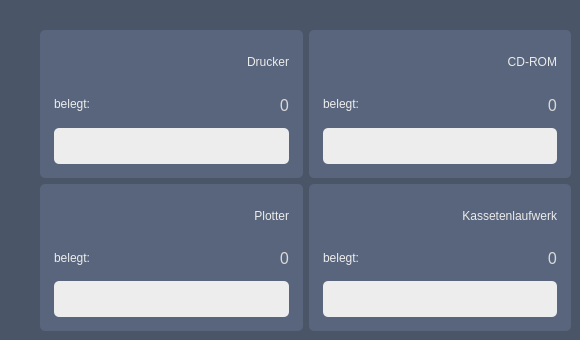
      <widget class="QGroupBox" name="Resources">
       <property name="styleSheet">
        <string notr="true">border: none;
border-radius: 10px;
background-color: rgb(74, 85, 104);</string>
       </property>
       <widget class="QWidget" name="layoutWidget">
        <property name="geometry">
         <rect>
          <x>40</x>
          <y>30</y>
          <width>531</width>
          <height>301</height>
         </rect>
        </property>
        <layout class="QGridLayout" name="gridLayout_9">
         <item row="0" column="0">
          <widget class="QGroupBox" name="Printer_Group">
           <property name="styleSheet">
            <string notr="true">QGroupBox {
    background-color: rgb(88, 101, 124);
	border-radius: 10px;
	padding: 5px;
    border-radius: 5px;
    font-weight: bold;
    color: #e2e8f0;
}</string>
           </property>
           <layout class="QGridLayout" name="gridLayout_7">
            <item row="0" column="0">
             <widget class="QLabel" name="Printer_Icon_label">
              <property name="styleSheet">
               <string notr="true">background-color: none;
image: url(:/resources/Printer_Icon.png);</string>
              </property>
              <property name="text">
               <string/>
              </property>
             </widget>
            </item>
            <item row="0" column="1" colspan="2">
             <widget class="QLabel" name="Printer_Header_Label">
              <property name="layoutDirection">
               <enum>Qt::RightToLeft</enum>
              </property>
              <property name="styleSheet">
               <string notr="true">background-color: none;
color: rgb(235, 235, 235);
font: 16pt &quot;Futura Hv BT&quot;;</string>
              </property>
              <property name="text">
               <string>Drucker</string>
              </property>
              <property name="alignment">
               <set>Qt::AlignRight|Qt::AlignTrailing|Qt::AlignVCenter</set>
              </property>
             </widget>
            </item>
            <item row="1" column="0" colspan="2">
             <widget class="QLabel" name="free_Printer_label">
              <property name="styleSheet">
               <string notr="true">background-color: none;
color: rgb(237, 237, 237);
font: 12pt &quot;Futura Bk BT&quot;;</string>
              </property>
              <property name="text">
               <string>belegt:</string>
              </property>
             </widget>
            </item>
            <item row="1" column="2">
             <widget class="QLabel" name="Printer_label_occupation">
              <property name="font">
               <font>
                <family>Futura PT</family>
                <pointsize>12</pointsize>
                <weight>62</weight>
                <italic>false</italic>
                <bold>true</bold>
               </font>
              </property>
              <property name="styleSheet">
               <string notr="true">color: rgb(217, 217, 217);
font: 500 12pt &quot;Futura PT&quot;;
background-color: none;
</string>
              </property>
              <property name="text">
               <string>0</string>
              </property>
              <property name="alignment">
               <set>Qt::AlignRight|Qt::AlignTrailing|Qt::AlignVCenter</set>
              </property>
             </widget>
            </item>
            <item row="2" column="0" colspan="3">
             <widget class="QLabel" name="Printer_label_occupation_list">
              <property name="font">
               <font>
                <family>Futura PT</family>
                <pointsize>12</pointsize>
                <weight>62</weight>
                <italic>false</italic>
                <bold>true</bold>
               </font>
              </property>
              <property name="styleSheet">
               <string notr="true">border-radius: 5px;
color: rgb(52, 61, 85);
font: 500 12pt &quot;Futura PT&quot;;
background-color: rgb(237, 237, 237);</string>
              </property>
              <property name="text">
               <string/>
              </property>
              <property name="alignment">
               <set>Qt::AlignCenter</set>
              </property>
             </widget>
            </item>
           </layout>
          </widget>
         </item>
         <item row="0" column="1">
          <widget class="QGroupBox" name="CD_Group">
           <property name="styleSheet">
            <string notr="true">QGroupBox {
    background-color: rgb(88, 101, 124);
	border-radius: 10px;
	padding: 5px;
    border-radius: 5px;
    font-weight: bold;
    color: #e2e8f0;
}</string>
           </property>
           <layout class="QGridLayout" name="gridLayout_8">
            <item row="0" column="0">
             <widget class="QLabel" name="CD_Icon_label">
              <property name="styleSheet">
               <string notr="true">background-color: none;
image: url(:/resources/CD-ROM_Icon.png);</string>
              </property>
              <property name="text">
               <string/>
              </property>
             </widget>
            </item>
            <item row="0" column="1" colspan="2">
             <widget class="QLabel" name="CD_Header_Label">
              <property name="layoutDirection">
               <enum>Qt::RightToLeft</enum>
              </property>
              <property name="styleSheet">
               <string notr="true">background-color: none;
color: rgb(235, 235, 235);
font: 16pt &quot;Futura Hv BT&quot;;</string>
              </property>
              <property name="text">
               <string>CD-ROM</string>
              </property>
              <property name="alignment">
               <set>Qt::AlignRight|Qt::AlignTrailing|Qt::AlignVCenter</set>
              </property>
             </widget>
            </item>
            <item row="1" column="0" colspan="2">
             <widget class="QLabel" name="free_CD_label">
              <property name="styleSheet">
               <string notr="true">background-color: none;
color: rgb(237, 237, 237);
font: 12pt &quot;Futura Bk BT&quot;;</string>
              </property>
              <property name="text">
               <string>belegt:</string>
              </property>
             </widget>
            </item>
            <item row="1" column="2">
             <widget class="QLabel" name="Cd_label_occupation">
              <property name="font">
               <font>
                <family>Futura PT</family>
                <pointsize>12</pointsize>
                <weight>62</weight>
                <italic>false</italic>
                <bold>true</bold>
               </font>
              </property>
              <property name="styleSheet">
               <string notr="true">color: rgb(217, 217, 217);
font: 500 12pt &quot;Futura PT&quot;;
background-color: none;
</string>
              </property>
              <property name="text">
               <string>0</string>
              </property>
              <property name="alignment">
               <set>Qt::AlignRight|Qt::AlignTrailing|Qt::AlignVCenter</set>
              </property>
             </widget>
            </item>
            <item row="2" column="0" colspan="3">
             <widget class="QLabel" name="Cd_label_occupation_list">
              <property name="font">
               <font>
                <family>Futura PT</family>
                <pointsize>12</pointsize>
                <weight>62</weight>
                <italic>false</italic>
                <bold>true</bold>
               </font>
              </property>
              <property name="styleSheet">
               <string notr="true">border-radius: 5px;
color: rgb(52, 61, 85);
font: 500 12pt &quot;Futura PT&quot;;
background-color: rgb(237, 237, 237);</string>
              </property>
              <property name="text">
               <string/>
              </property>
              <property name="alignment">
               <set>Qt::AlignCenter</set>
              </property>
             </widget>
            </item>
           </layout>
          </widget>
         </item>
         <item row="1" column="0">
          <widget class="QGroupBox" name="Plotter_Group">
           <property name="styleSheet">
            <string notr="true">QGroupBox {
    background-color: rgb(88, 101, 124);
	border-radius: 10px;
	padding: 5px;
    border-radius: 5px;
    font-weight: bold;
    color: #e2e8f0;
}</string>
           </property>
           <layout class="QGridLayout" name="gridLayout_5">
            <item row="0" column="0">
             <widget class="QLabel" name="Plotter_Icon_label">
              <property name="styleSheet">
               <string notr="true">background-color: none;
image: url(:/resources/Plotter_Icon.png);</string>
              </property>
              <property name="text">
               <string/>
              </property>
             </widget>
            </item>
            <item row="0" column="1" colspan="2">
             <widget class="QLabel" name="Plotter_Header_Label">
              <property name="layoutDirection">
               <enum>Qt::RightToLeft</enum>
              </property>
              <property name="styleSheet">
               <string notr="true">background-color: none;
color: rgb(235, 235, 235);
font: 16pt &quot;Futura Hv BT&quot;;</string>
              </property>
              <property name="text">
               <string>Plotter</string>
              </property>
              <property name="alignment">
               <set>Qt::AlignRight|Qt::AlignTrailing|Qt::AlignVCenter</set>
              </property>
             </widget>
            </item>
            <item row="1" column="0" colspan="2">
             <widget class="QLabel" name="free_Plotter_label">
              <property name="styleSheet">
               <string notr="true">background-color: none;
color: rgb(237, 237, 237);
font: 12pt &quot;Futura Bk BT&quot;;</string>
              </property>
              <property name="text">
               <string>belegt:</string>
              </property>
             </widget>
            </item>
            <item row="1" column="2">
             <widget class="QLabel" name="Plotter_label_occupation">
              <property name="font">
               <font>
                <family>Futura PT</family>
                <pointsize>12</pointsize>
                <weight>62</weight>
                <italic>false</italic>
                <bold>true</bold>
               </font>
              </property>
              <property name="styleSheet">
               <string notr="true">color: rgb(217, 217, 217);
font: 500 12pt &quot;Futura PT&quot;;
background-color: none;
</string>
              </property>
              <property name="text">
               <string>0</string>
              </property>
              <property name="alignment">
               <set>Qt::AlignRight|Qt::AlignTrailing|Qt::AlignVCenter</set>
              </property>
             </widget>
            </item>
            <item row="2" column="0" colspan="3">
             <widget class="QLabel" name="Plotter_label_occupation_list">
              <property name="font">
               <font>
                <family>Futura PT</family>
                <pointsize>12</pointsize>
                <weight>62</weight>
                <italic>false</italic>
                <bold>true</bold>
               </font>
              </property>
              <property name="styleSheet">
               <string notr="true">border-radius: 5px;
color: rgb(52, 61, 85);
font: 500 12pt &quot;Futura PT&quot;;
background-color: rgb(237, 237, 237);</string>
              </property>
              <property name="text">
               <string/>
              </property>
              <property name="alignment">
               <set>Qt::AlignCenter</set>
              </property>
             </widget>
            </item>
           </layout>
          </widget>
         </item>
         <item row="1" column="1">
          <widget class="QGroupBox" name="TapeDrive_Group">
           <property name="styleSheet">
            <string notr="true">QGroupBox {
    background-color: rgb(88, 101, 124);
	border-radius: 10px;
	padding: 5px;
    border-radius: 5px;
    font-weight: bold;
    color: #e2e8f0;
}</string>
           </property>
           <layout class="QGridLayout" name="gridLayout_6">
            <item row="0" column="0">
             <widget class="QLabel" name="TapeDrive_Icon_label">
              <property name="styleSheet">
               <string notr="true">background-color: none;
image: url(:/resources/TapeDrive_Icon.png);</string>
              </property>
              <property name="text">
               <string/>
              </property>
             </widget>
            </item>
            <item row="0" column="1" colspan="2">
             <widget class="QLabel" name="TapeDrive_Header_Label">
              <property name="layoutDirection">
               <enum>Qt::RightToLeft</enum>
              </property>
              <property name="styleSheet">
               <string notr="true">background-color: none;
color: rgb(235, 235, 235);
font: 16pt &quot;Futura Hv BT&quot;;</string>
              </property>
              <property name="text">
               <string>Kassetenlaufwerk</string>
              </property>
              <property name="alignment">
               <set>Qt::AlignRight|Qt::AlignTrailing|Qt::AlignVCenter</set>
              </property>
             </widget>
            </item>
            <item row="1" column="0" colspan="2">
             <widget class="QLabel" name="free_TapeDrive_label">
              <property name="styleSheet">
               <string notr="true">background-color: none;
color: rgb(237, 237, 237);
font: 12pt &quot;Futura Bk BT&quot;;</string>
              </property>
              <property name="text">
               <string>belegt:</string>
              </property>
             </widget>
            </item>
            <item row="1" column="2">
             <widget class="QLabel" name="Tapedrive_label_occupation">
              <property name="font">
               <font>
                <family>Futura PT</family>
                <pointsize>12</pointsize>
                <weight>62</weight>
                <italic>false</italic>
                <bold>true</bold>
               </font>
              </property>
              <property name="styleSheet">
               <string notr="true">color: rgb(217, 217, 217);
font: 500 12pt &quot;Futura PT&quot;;
background-color: none;
</string>
              </property>
              <property name="text">
               <string>0</string>
              </property>
              <property name="alignment">
               <set>Qt::AlignRight|Qt::AlignTrailing|Qt::AlignVCenter</set>
              </property>
             </widget>
            </item>
            <item row="2" column="0" colspan="3">
             <widget class="QLabel" name="Tapedrive_label_occupation_list">
              <property name="font">
               <font>
                <family>Futura PT</family>
                <pointsize>12</pointsize>
                <weight>62</weight>
                <italic>false</italic>
                <bold>true</bold>
               </font>
              </property>
              <property name="styleSheet">
               <string notr="true">border-radius: 5px;
color: rgb(52, 61, 85);
font: 500 12pt &quot;Futura PT&quot;;
background-color: rgb(237, 237, 237);</string>
              </property>
              <property name="text">
               <string/>
              </property>
              <property name="alignment">
               <set>Qt::AlignCenter</set>
              </property>
             </widget>
            </item>
           </layout>
          </widget>
         </item>
        </layout>
       </widget>
      </widget>
